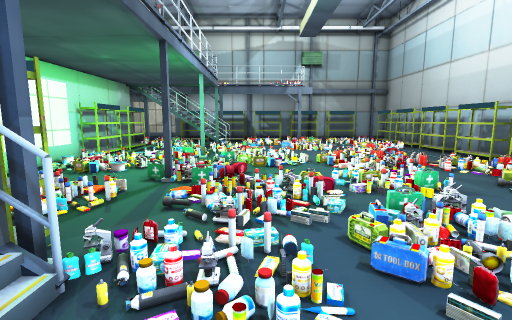
View 1 (above)

21 first-person views from a walk through a scene from a Unity 3-D project. The camera is 1.3 m above the floor, tilts 8° down and sees 85° across. The floor is counted in squares, 1 m on a side. Each view is taken from the middle of a square. On the plan, view 1 faces up. The plan holds only what a view shows up to about 13 squares ahead; the rest is blank. The place goes on beyond the plan. Some surface patterns are stand-ins.

View 2
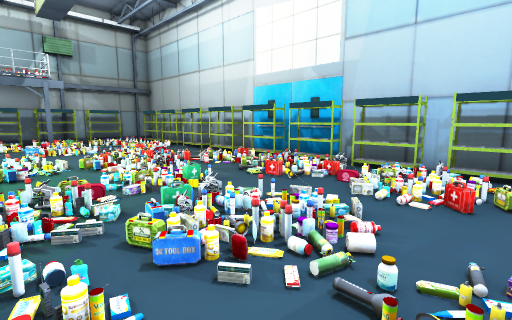

View 3
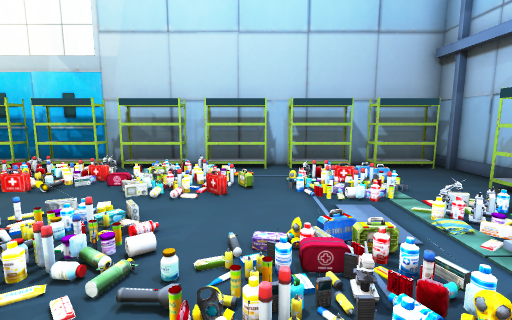

View 4
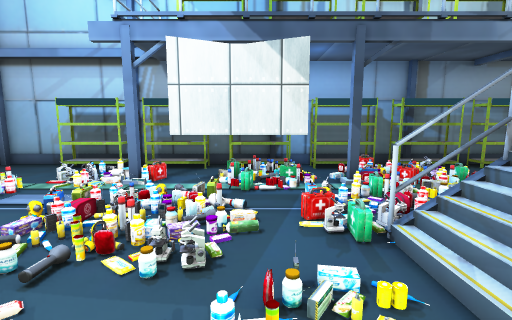

View 5
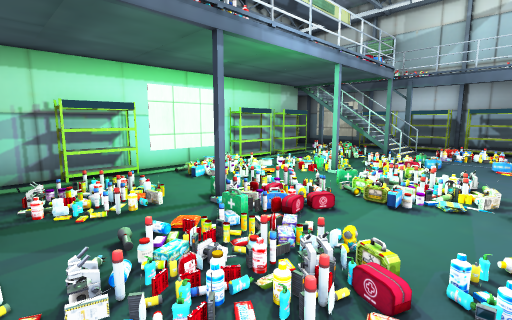

View 6
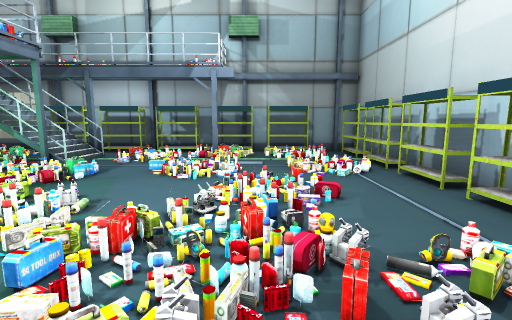

View 7
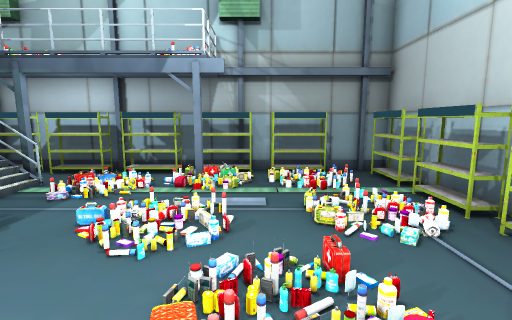

View 8
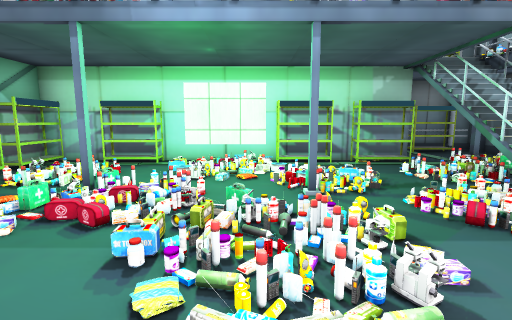

View 9
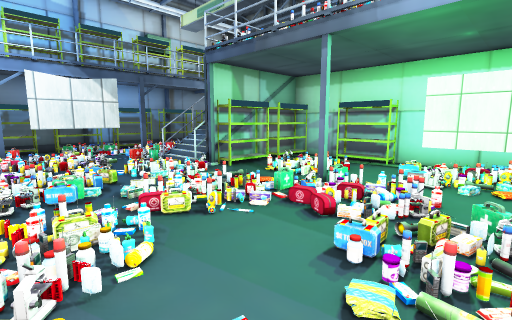

View 10
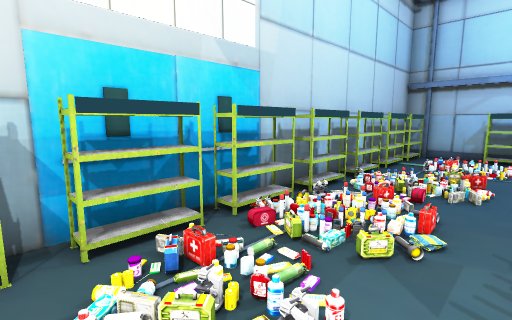

View 11
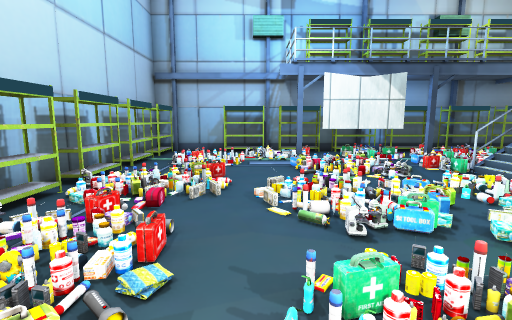

View 12
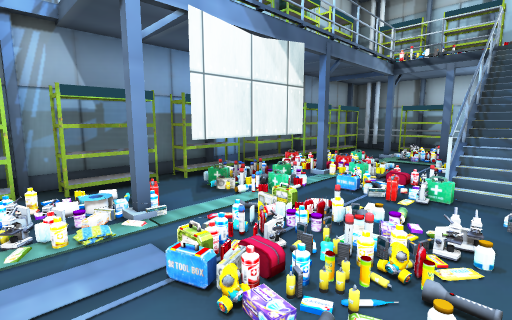

View 13
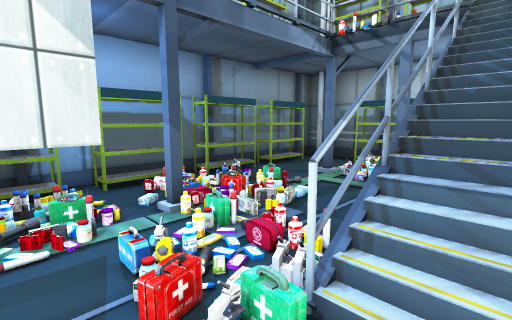

View 14
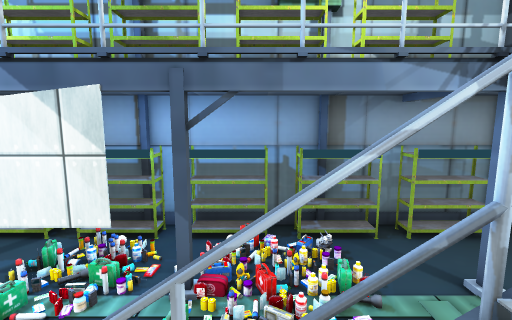

View 15
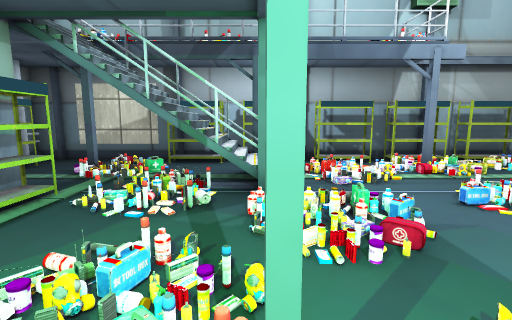

View 16
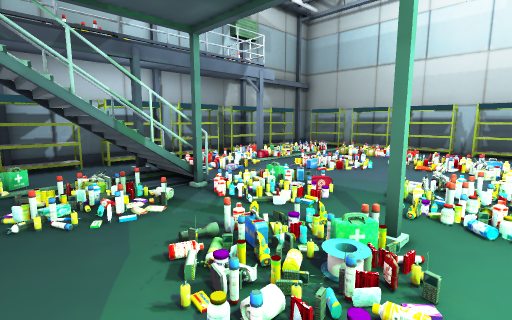

View 17
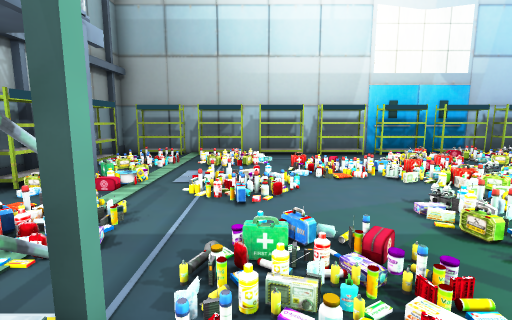

View 18
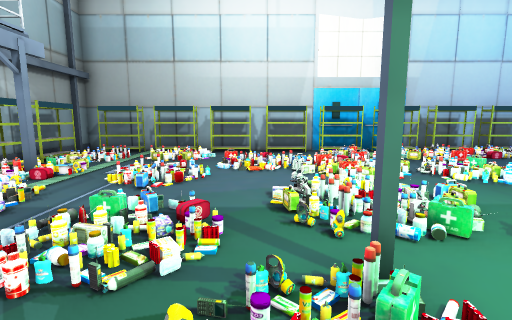

View 19
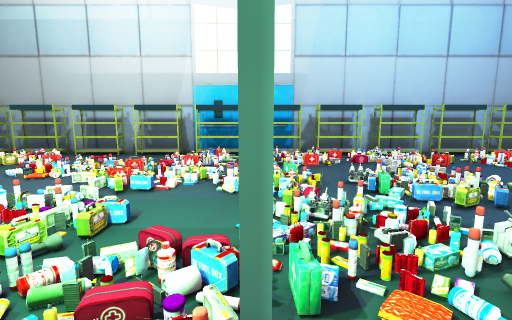

View 20
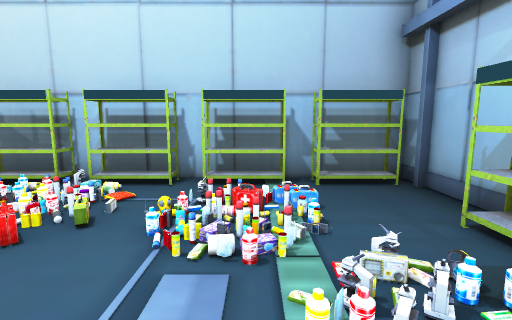

View 21
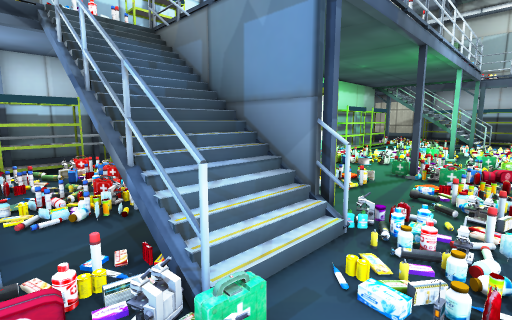

### Floor plan
Key: @ floor where view 1 was taken; # wall or solid block; x gap in a wall; . main floor; : floor 0.5 m higher than the main floor; + floor 1.25 m higher than the main floor; * floor 1.75 m higher than the main floor; / step, stairs or slope; = window, fence, low wall or low ledge; T thing the floor can be seen under or through; O other object.
Columns run from 8 left of view 1 to 9 right of it. Each row starts with its distance up from view 1.
 19    ##############
 18 ####OOOOOOOOOOO.##
 17 O# /.... ./ .  .O#
 16 O#./*##///#/.//.O#
 15  ...*+:///..../.O#
 14   ##/TT...//.///O#
 13   OO///O////.///O#
 12   #...../...//..O#
 11   #..O......//..O#
 10   O.//#///.//...O#
  9   #//../O/////..O#
  8   #/O///O.//////O#
  7   #O..//..././/=O#
  6   #...#/../////=O#
  5   O.//./////.O/ O#
  4   #.//.O..//.O/O##
  3 O #O.OO/.////./=O#
  2 O ####O///OO.//=O#
  1 O..///////O..//OO#
  0 O...xOOO@O/..//.O#
 -1 ##....O/.///./..O#
 -2   .O.//.//...//.O#
 -3 ##....####///./.O#
 -4  ...   ....//...O#
 -5 OOOOOOOOOOOOOO..##
 -6   ###############

Where each view was taken, in squares from view 1:
view 1: 0 up, 0 right, facing up
view 2: 0 up, 0 right, facing up-right
view 3: 0 up, 0 right, facing right
view 4: 3 up, 0 right, facing down
view 5: 3 up, 2 right, facing up-left
view 6: 6 up, 4 right, facing up
view 7: 9 up, 4 right, facing up
view 8: 9 up, 3 right, facing left
view 9: 9 up, 3 right, facing down-left
view 10: 9 up, 4 right, facing down-right
view 11: 7 up, 4 right, facing down
view 12: 1 up, 4 right, facing down-left
view 13: 1 up, 0 right, facing down-left
view 14: 1 up, 3 left, facing down
view 15: 9 up, 2 left, facing up
view 16: 9 up, 5 left, facing up-right
view 17: 13 up, 3 left, facing right
view 18: 11 up, 4 left, facing right
view 19: 6 up, 3 left, facing right
view 20: 2 down, 2 right, facing right
view 21: 1 down, 0 right, facing up-left
